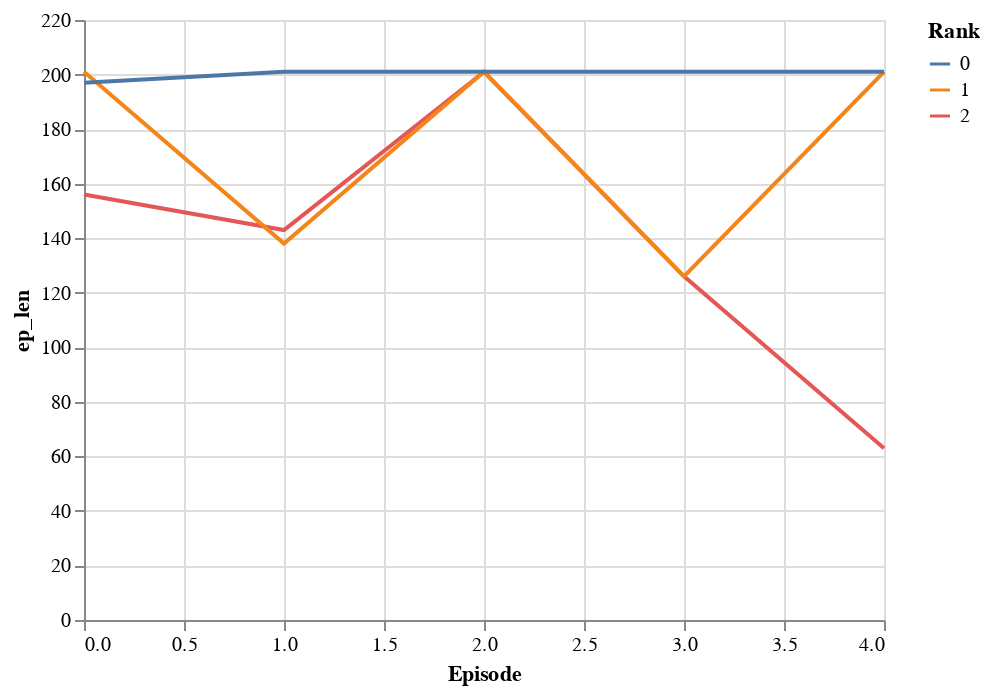

The notebook cell saved with this chart:
### Code cell
alt.Chart(short).mark_line().encode(x="Episode", y="ep_len", color="Rank:N")

### Figure 1 — Vega-Lite specification as saved in the notebook (floating-point values rounded to 4 significant figures)
{"$schema": "https://vega.github.io/schema/vega-lite/v4.8.1.json", "config": {"view": {"continuousHeight": 300, "continuousWidth": 400}}, "data": {"name": "data-fad21b2af90e3db2d7b5f7da8d14cdb6"}, "datasets": {"data-fad21b2af90e3db2d7b5f7da8d14cdb6": [{"Alpha": 1, "Episode": 0, "Rank": 2, "ep_len": 156}, {"Alpha": 1, "Episode": 1, "Rank": 2, "ep_len": 143}, {"Alpha": 1, "Episode": 2, "Rank": 2, "ep_len": 201}, {"Alpha": 1, "Episode": 3, "Rank": 2, "ep_len": 126}, {"Alpha": 1, "Episode": 4, "Rank": 2, "ep_len": 63}, {"Alpha": 1, "Episode": 0, "Rank": 1, "ep_len": 201}, {"Alpha": 1, "Episode": 1, "Rank": 1, "ep_len": 138}, {"Alpha": 1, "Episode": 2, "Rank": 1, "ep_len": 201}, {"Alpha": 1, "Episode": 3, "Rank": 1, "ep_len": 126}, {"Alpha": 1, "Episode": 4, "Rank": 1, "ep_len": 201}, {"Alpha": 1, "Episode": 0, "Rank": 0, "ep_len": 197}, {"Alpha": 1, "Episode": 1, "Rank": 0, "ep_len": 201}, {"Alpha": 1, "Episode": 2, "Rank": 0, "ep_len": 201}, {"Alpha": 1, "Episode": 3, "Rank": 0, "ep_len": 201}, {"Alpha": 1, "Episode": 4, "Rank": 0, "ep_len": 201}]}, "encoding": {"color": {"field": "Rank", "type": "nominal"}, "x": {"field": "Episode", "type": "quantitative"}, "y": {"field": "ep_len", "type": "quantitative"}}, "mark": "line"}
